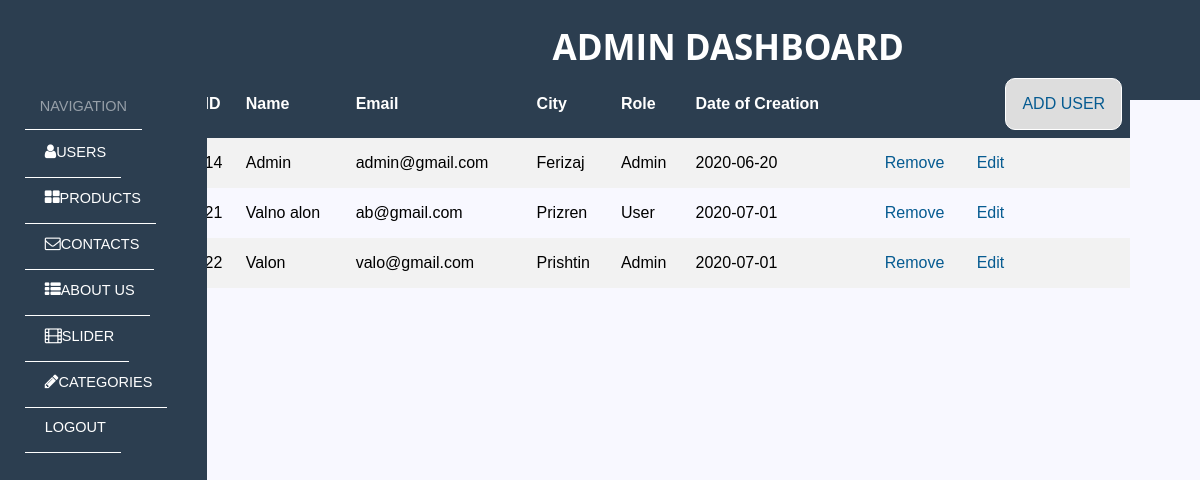
Before: /backend/users.php (signed in) with the older database file.
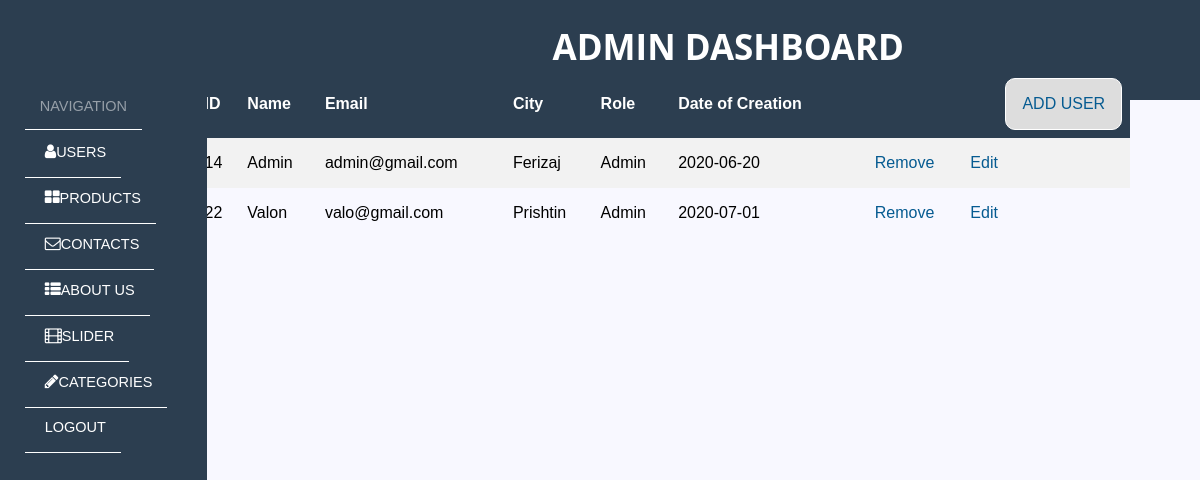
After: the same page with the newer database file.
### tables this page shows
CREATE TABLE `users` (
  `id` int(11) NOT NULL,
  `name` varchar(255) NOT NULL,
  `email` varchar(255) NOT NULL,
  `password` varchar(255) NOT NULL,
  `city` varchar(255) DEFAULT NULL,
  `gender` varchar(10) DEFAULT NULL,
  `is_superadmin` tinyint(4) NOT NULL DEFAULT 0,
  `created_at` date DEFAULT current_timestamp()
);

### backend/controllers/UserController.php (called while the page is built, shortened)
<?php
class UserController
{
    protected $database;
    public function __construct()
    {
        $this->database = new Database;
    }
    public function showAll()
    {
        $query = $this->database->pdo->query('SELECT * FROM users');
        return $query->fetchAll();
    }
}
?>

### backend/core/Database.php (called while the page is built, shortened)
<?php
class Database
{
    public function __construct()
    {
        $host = "localhost";
        $user = "root";
        $password = "";
        $db_name = "flex-furniture-1";
        try {
            $link = new PDO("mysql:host=$host;dbname=$db_name", $user, $password);
            $this->pdo = $link;
        } catch (PDOException $e) {
            die('DIE' . $e->getMessage());
        }
    }
}
?>

### backend/users.php (the view, shortened to what this page needs)
<?php
require './controllers/UserController.php';
$user = new UserController;
$users = $user->showAll();
?>
<!DOCTYPE html>
<html lang="en">
<head>
    <link rel="stylesheet" type="text/css" media="screen" href="../css/admin.css">
    <link rel="stylesheet" href="https://cdnjs.cloudflare.com/ajax/libs/font-awesome/4.7.0/css/font-awesome.min.css">
</head>
<body>
<div class="dashboard-wrapper">
    <?php include 'inc/sidebar.php' ?>
    <div id="dashboard-container">
        <div class="content-title">
            <h1 class="page-title"><a href="users.php">Admin Dashboard</a></h1>
        </div>
        <div class="main-content">
            <table class="table">
                <tr class="table-head">
                    <th>ID</th>
                    <th>Name</th>
                    <th>Email</th>
                    <th>City</th>
                    <th>Role</th>
                    <th>Date of Creation</th>
                    <th></th>
                    <th></th>
                    <th><button id="myBtn" class="button1">ADD USER</button></th>
                </tr>
                <?php foreach ($users as $user) : ?>
                    <tr>
                        <td><?php echo $user['id'] ?></td>
                        <td><?php echo $user['name'] ?></td>
                        <td><?php echo $user['email'] ?></td>
                        <td><?php echo $user['city'] ?></td>
                        <td><?php echo $user['is_superadmin'] == 1 ? "Admin" : "User" ?></td>
                        <td><?php echo $user['created_at']?></td>
                        <td></td>
                        <td><a href="controllers/functions/delete-user.php?id=<?php echo $user["id"] ?>">Remove</a></td>
                        <td><a href="controllers/functions/edit-user.php?id=<?php echo $user["id"] ?>">Edit</a></td>
                    </tr>
                <?php endforeach ?>
            </table>
        </div>
    </div>
</div>
</body>
</html>

Changed rows visible on the page:
removed users: id "21", name "Valno alon", email "ab@gmail.com", city "Prizren", is_superadmin "User", created_at "2020-07-01"
